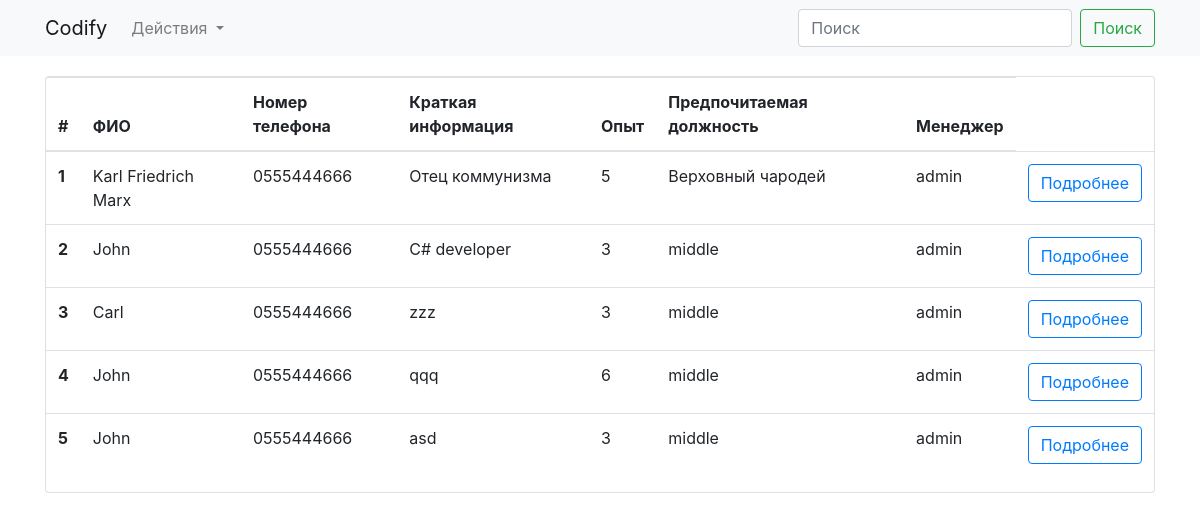
The page / on the database its author committed.
### app/models.py (models this page shows, shortened)
class Employee(db.Model):
    id = db.Column(db.Integer, primary_key=True)
    fullname = db.Column(db.String(128), nullable=False)
    phone = db.Column(db.String(64), nullable=False)
    short_info = db.Column(db.String(128), nullable=False)
    experience = db.Column(db.Integer, nullable=False)
    preferred_position = db.Column(db.String(128))
    user_id = db.Column(db.Integer, db.ForeignKey('user.id'), nullable=False)
    user = db.relationship('User', backref=db.backref('employees', lazy=True))

class User(UserMixin, db.Model):
    id = db.Column(db.Integer, primary_key=True)
    username = db.Column(db.String(20), unique=True, nullable=False)
    password_hash = db.Column(db.String(128), nullable=False)
    @property
    def password(self):
        return self.password_hash

### app/views.py (the view)
def index():
    employees = models.Employee.query.all()
    return render_template('index.html', employees=employees)

### app/templates/index.html
{% extends "base.html" %}
{% block content %}
<div class="container">
  <div class="card">
    <table class="table">
      <thead>
        <tr>
          <th scope="col">#</th>
          <th scope="col">ФИО</th>
          <th scope="col">Номер телефона</th>
          <th scope="col">Краткая информация</th>
          <th scope="col">Опыт</th>
          <th scope="col">Предпочитаемая должность</th>
          <th scope="col">Менеджер</th>
        </tr>
      </thead>
      <tbody>
      {% for employee in employees %}
        <tr>
          <th scope="row">{{ employee.id }}</th>
          <td>{{ employee.fullname }}</td>
          <td>{{ employee.phone }}</td>
          <td>{{ employee.short_info }}</td>
          <td>{{ employee.experience  }}</td>
          <td>{{ employee.preferred_position }}</td>
          <td>{{ employee.user.username }}</td>
          <td><a class="btn btn-outline-primary" href="{{ url_for('employee_detail', employee_id=employee.id) }}">Подробнее</a></td>
        </tr>
      {% endfor %}
      </tbody>
    </table>
  </div>
</div>
{% endblock content %}

### app/templates/base.html (shortened to what this page needs)
<!doctype html>
<html lang="en">
  <head>
    <link rel="stylesheet" href="https://cdn.jsdelivr.net/npm/bootstrap@4.6.1/dist/css/bootstrap.min.css">
    <link href="{{ url_for('static', filename='css/style.css') }}" rel="stylesheet">
  </head>
  <body>
  <nav class="navbar navbar-expand-lg navbar-light bg-light">
    <div class="container">
    <a class="navbar-brand" href="#">Codify</a>
    <div class="collapse navbar-collapse" id="navbarSupportedContent">
      <ul class="navbar-nav mr-auto">
        <li class="nav-item dropdown">
          <a class="nav-link dropdown-toggle" href="#" id="navbarDropdown" role="button" data-toggle="dropdown" aria-expanded="false">
            Действия
          </a>
        </li>
      </ul>
      <form class="form-inline my-2 my-lg-0">
        <input class="form-control mr-sm-2" type="search" placeholder="Поиск" aria-label="Поиск">
        <button class="btn btn-outline-success my-2 my-sm-0" type="submit">Поиск</button>
      </form>
    </div>
    </div>
  </nav>
  <div class="content">
    {% block content %}
    {% endblock %}
  </div>
  </body>
</html>

### app/static/css/style.css (style rules this page uses)
.content { padding-top: 20px; padding-bottom: 20px; }

### rows shown on the page
Employee: id "1", fullname "Karl Friedrich Marx", phone "0555444666", short_info "Отец коммунизма", experience "5", preferred_position "Верховный чародей", user.username "admin"
Employee: id "2", fullname "John", phone "0555444666", short_info "C# developer", experience "3", preferred_position "middle", user.username "admin"
Employee: id "3", fullname "Carl", phone "0555444666", short_info "zzz", experience "3", preferred_position "middle", user.username "admin"
Employee: id "4", fullname "John", phone "0555444666", short_info "qqq", experience "6", preferred_position "middle", user.username "admin"
Employee: id "5", fullname "John", phone "0555444666", short_info "asd", experience "3", preferred_position "middle", user.username "admin"
